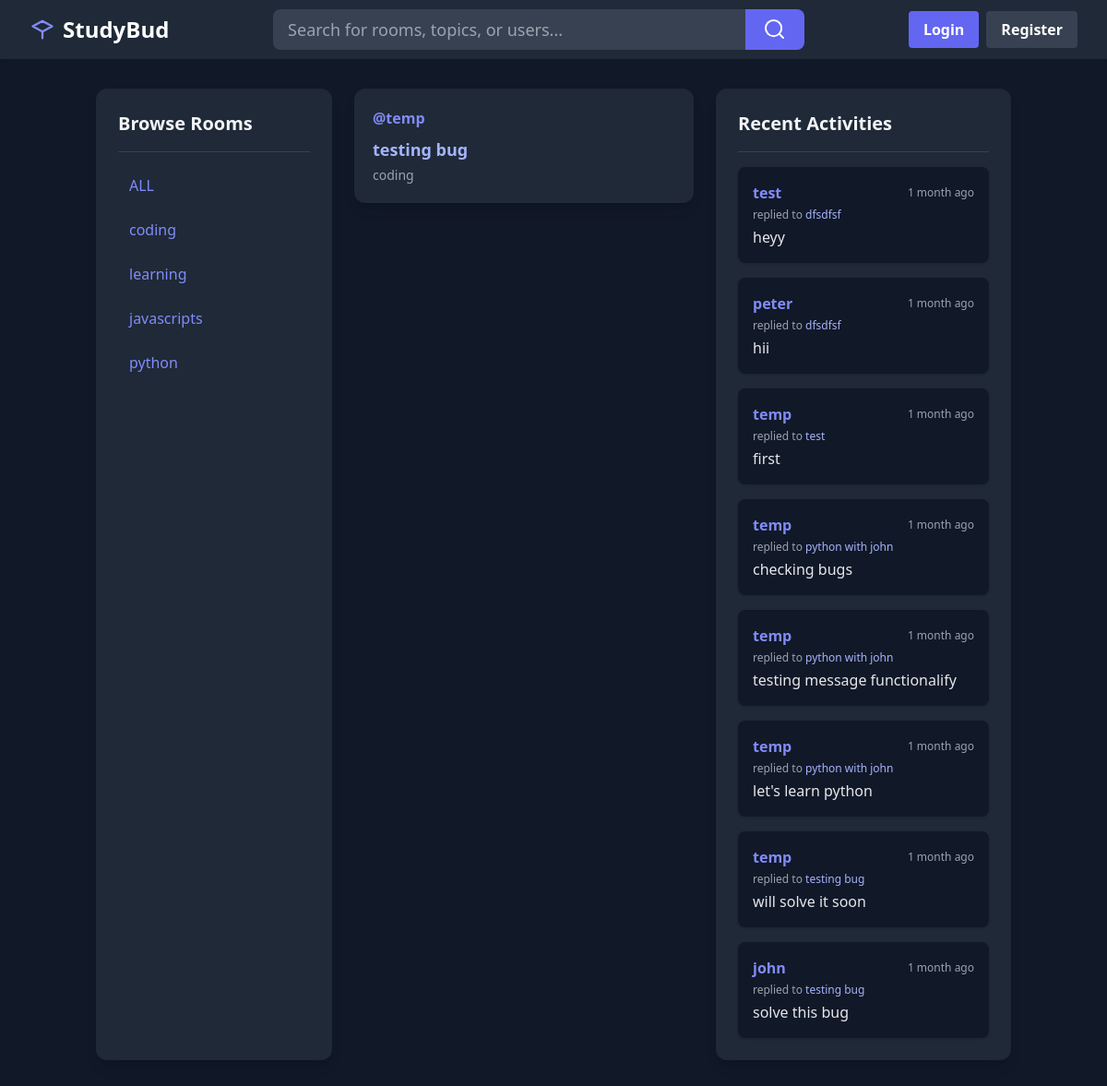
/?q=coding, run on the app's committed database.
### base/models.py (models this page shows)
class Topic(models.Model):
    name = models.CharField(max_length=200)
    def __str__(self):
        return self.name

class Room(models.Model):
    host = models.ForeignKey(User, on_delete=models.SET_NULL, null=True)
    topic = models.ForeignKey(Topic, on_delete=models.SET_NULL, null=True)
    name = models.CharField(max_length=200)
    description = models.TextField(null=True, blank=True)
    participants = models.ManyToManyField(User, related_name='participants', blank=True)
    updated = models.DateTimeField(auto_now=True)
    created = models.DateTimeField(auto_now_add=True)
    class Meta():
        ordering = ['-updated', '-created']
    def __str__(self):
        return self.name

class Message(models.Model):
    user = models.ForeignKey(User, on_delete=models.CASCADE)
    room = models.ForeignKey(Room, on_delete=models.CASCADE)
    body = models.TextField()
    updated = models.DateTimeField(auto_now=True)
    created = models.DateTimeField(auto_now_add=True)
    def __str__(self):
        return self.body[0:50]

### base/views.py (the view)
# urls.py: path('', views.home, name='home'),
def home(request):
    q = request.GET.get('q') if request.GET.get('q') != None else ''
    rooms = Room.objects.filter(Q(topic__name__icontains=q) |
                                Q(name__icontains=q) |
                                Q(description__icontains=q))
    topics = Topic.objects.all()
    room_count = rooms.count()
    msgs = Message.objects.all().order_by('-created')
    context = {'rooms': rooms, 'topics': topics, 'room_count': room_count, 'msgs': msgs}
    return render(request, 'base/index.html', context)

### base/templates/base/index.html (shortened to what this page needs)
{% extends 'main.html' %} {% block content %}
<div class="flex flex-col md:flex-row gap-6 min-h-[80vh]">
  {% include 'base/topics_components.html' %}
  <main class="flex-1">
     {% include 'base/feed_component.html' %}
  </main>
  {% include 'base/activity_components.html' %}
</div>
{% endblock %}

### base/templates/base/topics_components.html
<aside
  class="w-full md:w-64 bg-gray-800 rounded-xl p-6 shadow-lg flex-shrink-0 mb-6 md:mb-0"
>
  <h3 class="text-xl font-bold text-gray-100 mb-4">Browse Rooms</h3>
  <div class="border-b border-gray-700 mb-4"></div>
  {% if topics %}
  <ul class="space-y-2">
    <li>
      <a
        href="{% url 'home' %}"
        class="block px-3 py-2 rounded-lg text-indigo-400 hover:bg-gray-700 transition"
        >ALL</a
      >
    </li>
    {% for topic in topics %}
    <li>
      <a
        href="{% url 'home' %}?q={{ topic.name }}"
        class="block px-3 py-2 rounded-lg text-indigo-400 hover:bg-gray-700 transition"
        >{{ topic.name }}</a
      >
    </li>
    {% endfor %}
  </ul>
  {% else %}
  <div class="bg-gray-700 text-gray-300 rounded p-3 mt-4">
    No topics available at the moment.
  </div>
  {% endif %}
</aside>

### base/templates/base/feed_component.html (shortened to what this page needs)
<div class="space-y-4">
  {% if rooms %} {% for room in rooms %}
  <div
    class="bg-gray-800 rounded-xl shadow-lg p-5 flex flex-col md:flex-row md:items-center md:justify-between"
  >
    <div>
      <div class="flex items-center gap-2 mb-2">
        <a href="{% url 'profile' room.host.id %}" class="text-indigo-400 font-semibold"
          >@{{room.host.username}}</a
        >
      </div>
      <a
        href="{% url 'room' room.id %}"
        class="text-lg font-bold text-indigo-300 hover:underline"
        >{{room.name}}</a
      >
      <div class="text-gray-400 text-sm mt-1">{{room.topic}}</div>
    </div>
  </div>
  {% endfor %} {% else %}
  <div class="bg-gray-700 text-gray-300 rounded p-4">
    No rooms available at the moment.
  </div>
  {% endif %}
</div>

### base/templates/base/activity_components.html
<aside
  class="w-full md:w-80 bg-gray-800 rounded-xl p-6 shadow-lg flex-shrink-0"
>
  <h3 class="text-xl font-bold text-gray-100 mb-4">Recent Activities</h3>
  <div class="border-b border-gray-700 mb-4"></div>
  <div class="space-y-4">
    {% for msg in msgs %}
    <div class="bg-gray-900 rounded-lg p-4 shadow flex flex-col">
      <div class="flex items-center justify-between mb-1">
        <span class="text-indigo-400 font-semibold">
          <a href="{% url 'profile' msg.user.id %}"> {{ msg.user }} </a>
        </span>
        <span class="text-xs text-gray-400">{{msg.created|timesince}} ago</span>
      </div>
      <span class="text-gray-400 text-xs mb-1"
        >replied to <span class="text-indigo-300">{{msg.room}}</span></span
      >
      <p class="text-gray-200">{{ msg }}</p>
    </div>
    {% empty %}
    <div class="bg-gray-700 text-gray-300 rounded p-4">
      No recent activities.
    </div>
    {% endfor %}
  </div>
</aside>

### data on the page
Topic: name "coding"
Topic: name "learning"
Topic: name "javascripts"
Topic: name "python"
Room: host.username "temp", name "testing bug", topic "coding"
Message: user "test", created "1 month", room "dfsdfsf", body "heyy"
Message: user "peter", created "1 month", room "dfsdfsf", body "hii"
Message: user "temp", created "1 month", room "test", body "first"
Message: user "temp", created "1 month", room "python with john", body "checking bugs"
Message: user "temp", created "1 month", room "python with john", body "testing message functionalify"
Message: user "temp", created "1 month", room "python with john", body "let's learn python"
Message: user "temp", created "1 month", room "testing bug", body "will solve it soon"
Message: user "john", created "1 month", room "testing bug", body "solve this bug"
